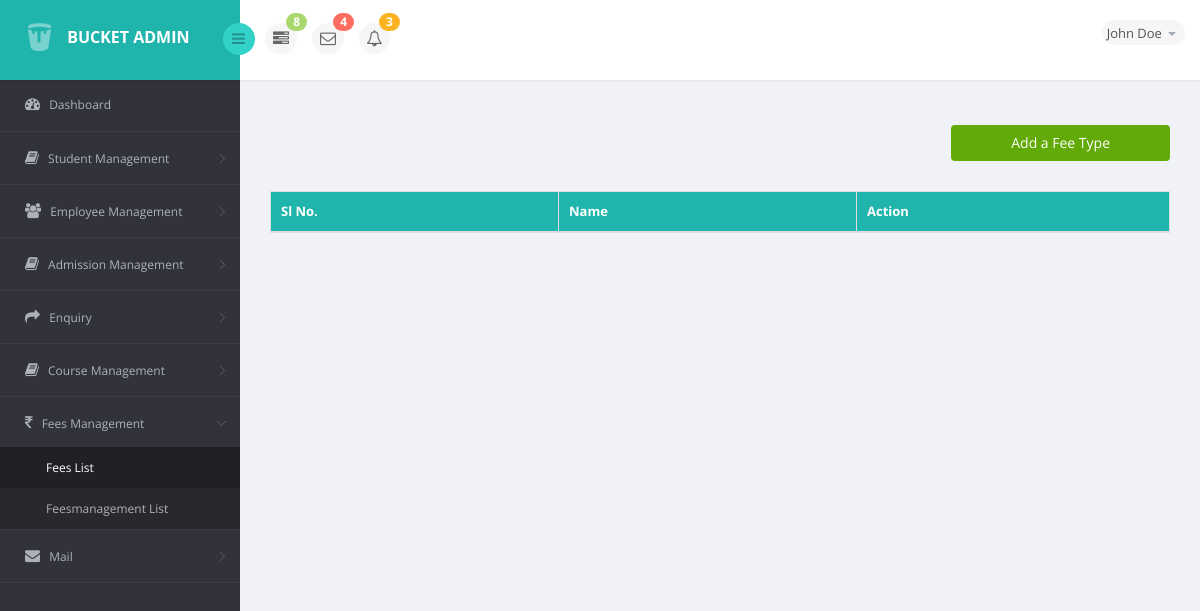
Page /feetype/list on the earlier database version.
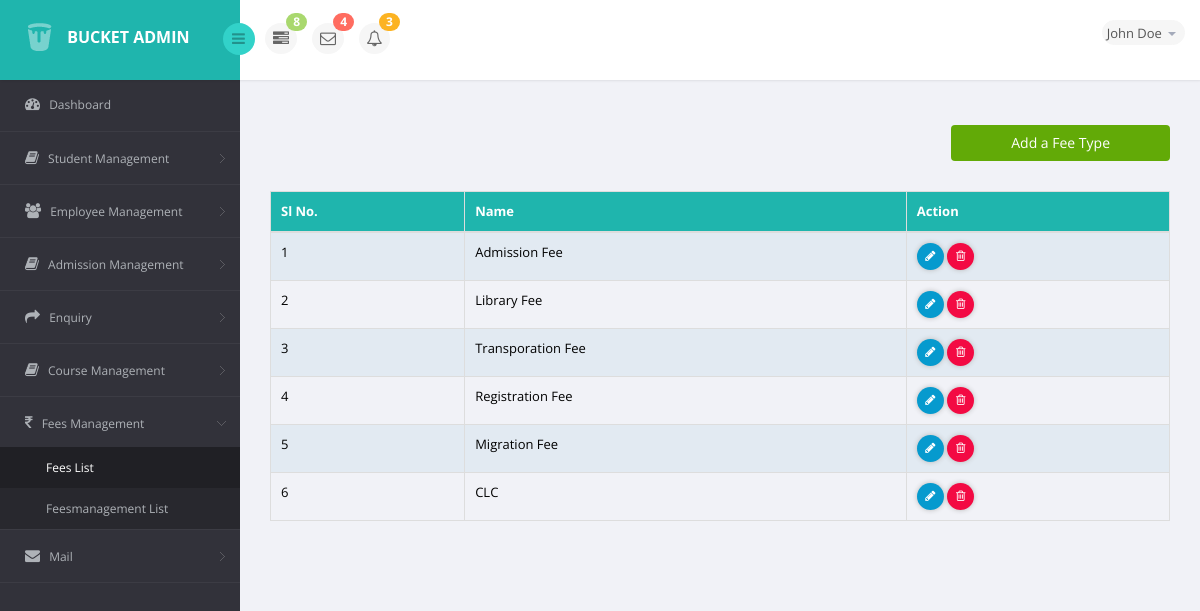
Same page on the later database version.
### coursemanagement/models.py (models this page shows, shortened)
class Feestype(models.Model):
    fee_type=models.CharField(max_length=20,unique=True)

### coursemanagement/views.py (the view)
# urls.py: path('feetype/list',views.FeesTypeView.as_view(),name='fees_list'),
class FeesTypeView(ListView):
    template_name='coursemanagement/fees_list.html'
    context_object_name='fees_list'
    queryset=Feestype.objects.all()
    def get_context_data(self,**kwargs):
        context=super().get_context_data(**kwargs)
        return context
    def get_queryset(self,*args):
        return Feestype.objects.all()

### coursemanagement/templates/coursemanagement/fees_list.html (shortened to what this page needs)
{% extends 'student/base.html' %}
{% load crispy_forms_tags %}
{% block content %}
<section id="main-content">
        <div class="wrapper">
                <div class="col-sm-12 col-xs-12">
                    <button type="submit" class="btn btn-info feebtn">
                            <a href="{% url 'feesmanagement' %}">Add a Fee Type</a>
                    </button>
                    <table class="table table-bordered table-striped table-condensed">
                            <thead>
                                <tr class="hdclr">
                                        <th>Sl No.</th>
                                        <th>Name</th>
                                        <th>Action</th>
                                    </tr>
                                </thead>
                                <tbody>
                                {% for i in object_list %}
                                <tr>
                                <td>{{i.id}}</td>
                                <td>{{i.fee_type}}</td>
                                <td>
                                        <a href="{% url 'feestype_edit' pk=i.pk %}" class="social-icon">
                                                <i class="fa fa-pencil editt"></i>
                                        </a>
                                        <a href="{% url 'fees_delete' pk=i.pk %}" class="social-icon" id="delete">
                                                <i class="fa fa-trash-o deletee"></i>
                                        </a>
                                </td>
                                </tr>
                                {% endfor %}
                            </tbody>
                        </table>
                </div>
        </div>
</section>
{% endblock content %}

### student/templates/student/base.html (shortened to what this page needs)
<!DOCTYPE html>
<html>
{% include "student/head.html" %}
<body>
    {% include 'student/header.html' %}
    {% block content %}
    {% endblock content %}
    {% include 'student/scripts.html' %}
</body>
</html>

### student/templates/student/head.html (shortened to what this page needs)
{% load static %}
{% load crispy_forms_tags %}
<head>
    <link href="{% static 'css/bootstrap.min.css' %}" rel="stylesheet" />
    <link href="{% static 'css/font-awesome.css' %}" rel="stylesheet" />
    <link href="{% static 'css/style.css' %}" rel="stylesheet">
    <link href="{% static 'css/style-responsive.css' %}" rel="stylesheet" />
    <link rel="stylesheet" href="{% static 'vendor/bootstrap-4-5.1.2/css/tempusdominus-bootstrap-4.min.css' %}">
</head>

### student/templates/student/header.html (shortened to what this page needs)
{% load static %}
<section id="container">
    <header class="header fixed-top clearfix">
    <div class="brand">
        <a href="/" class="logo">
            <img src="{% static 'images/logo.png' %}" alt="">
        </a>
        <div class="sidebar-toggle-box">
            <div class="fa fa-bars"></div>
        </div>
    </div>
    <div class="nav notify-row" id="top_menu">
        <ul class="nav top-menu">
            <li class="dropdown">
                <a data-toggle="dropdown" class="dropdown-toggle" href="#">
                    <i class="fa fa-tasks"></i>
                    <span class="badge bg-success">8</span>
                </a>
            </li>
            <li id="header_inbox_bar" class="dropdown">
                <a data-toggle="dropdown" class="dropdown-toggle" href="#">
                    <i class="fa fa-envelope-o"></i>
                    <span class="badge bg-important">4</span>
                </a>
            </li>
            <li id="header_notification_bar" class="dropdown">
                <a data-toggle="dropdown" class="dropdown-toggle" href="#">
                    <i class="fa fa-bell-o"></i>
                    <span class="badge bg-warning">3</span>
                </a>
            </li>
        </ul>
    </div>
    <div class="top-nav clearfix">
        <ul class="nav pull-right top-menu">
            <li class="dropdown">
                <a data-toggle="dropdown" class="dropdown-toggle" href="#">
                    <span class="username">John Doe</span>
                    <b class="caret"></b>
                </a>
            </li>
        </ul>
    </div>
    </header>
   {% include 'student/aside.html' %}
</section>

### student/templates/student/aside.html (shortened to what this page needs)
<aside>
    <div id="sidebar" class="nav-collapse">
        <div class="leftside-navigation">
            <ul class="sidebar-menu" id="nav-accordion">
                <li>
                    <a href="/">
                        <i class="fa fa-dashboard"></i>
                        <span>Dashboard</span>
                    </a>
                </li>
                <li class="sub-menu" id="stt">
                    <a href="javascript:;">
                        <i class="fa fa-book" aria-hidden="true"></i>
                        <span>Student Management</span>
                    </a>
                </li>
                <li class="sub-menu" id="emp">
                    <a href="javascript:;" class="">
                        <i class="fa fa-users" aria-hidden="true"></i>
                        <span>Employee Management </span>
                    </a>
                </li>
                <li class="sub-menu">
                        <a href="javascript:;" class="">
                           <i class="fa fa-book" aria-hidden="true"></i>
                            <span>Admission Management </span>
                        </a>
                    </li>
                <li class="sub-menu" id="enqry">
                        <a href="javascript:;" class="">
                            <i class="fa fa-share" aria-hidden="true"></i>
                            <span>Enquiry</span>
                        </a>
                </li>
                <li class="sub-menu" id="strm">
                    <a href="javascript:;" class="">
                        <i class="fa fa-book" aria-hidden="true"></i>
                        <span>Course Management </span>
                    </a>
                </li>
                <li class="sub-menu" id="fee">
                    <a href="javascript:;" class="">
                        <i class="fa fa-inr" aria-hidden="true"></i>
                        <span>Fees Management </span>
                    </a>
                    <ul class="sub" id="fee1">
                        <li id="fee01"><a href="{% url 'fees_list' %}">Fees List</a></li>
                        <li id="fee02"><a href="{% url 'feesmanagement_list' %}">Feesmanagement List</a></li>
                    </ul>
                </li>
                <li class="sub-menu">
                    <a href="javascript:;">
                        <i class="fa fa-envelope"></i>
                        <span>Mail </span>
                    </a>
                </li>
            </ul>
        </div>
    </div>
</aside>

### student/templates/student/scripts.html (shortened to what this page needs)
 {% load static %}
<link rel="stylesheet" href="https://cdnjs.cloudflare.com/ajax/libs/tempusdominus-bootstrap-4/5.0.0-alpha14/css/tempusdominus-bootstrap-4.min.css" />

### coursemanagement/templates/coursemanagement/fees_list.html (style rules this page uses)
#fee01 a { color:#fff !important; }

Differences in the rows shown:
added Feestype: id "1", fee_type "Admission Fee"
added Feestype: id "2", fee_type "Library Fee"
added Feestype: id "3", fee_type "Transporation Fee"
added Feestype: id "4", fee_type "Registration Fee"
added Feestype: id "5", fee_type "Migration Fee"
added Feestype: id "6", fee_type "CLC"
